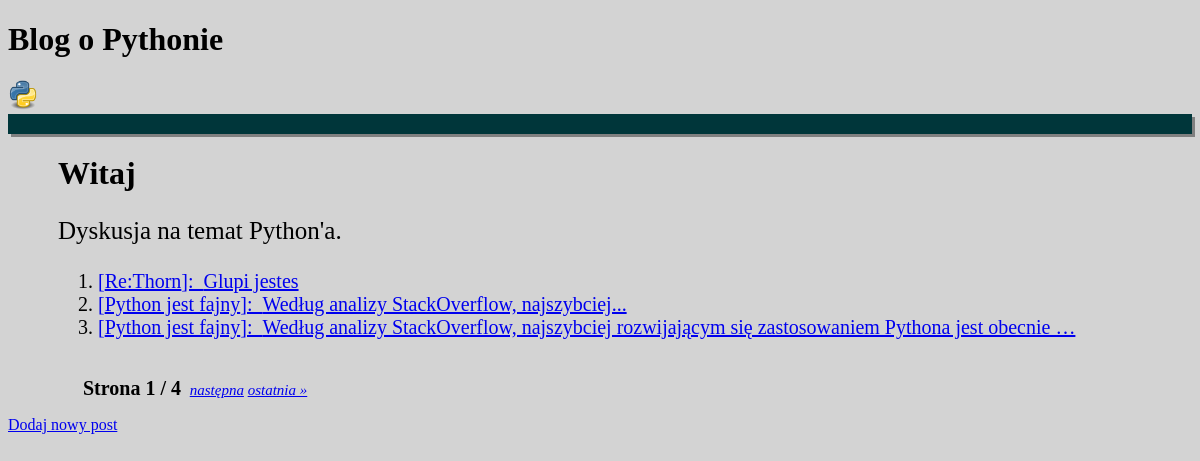
Before: / with the older database file.
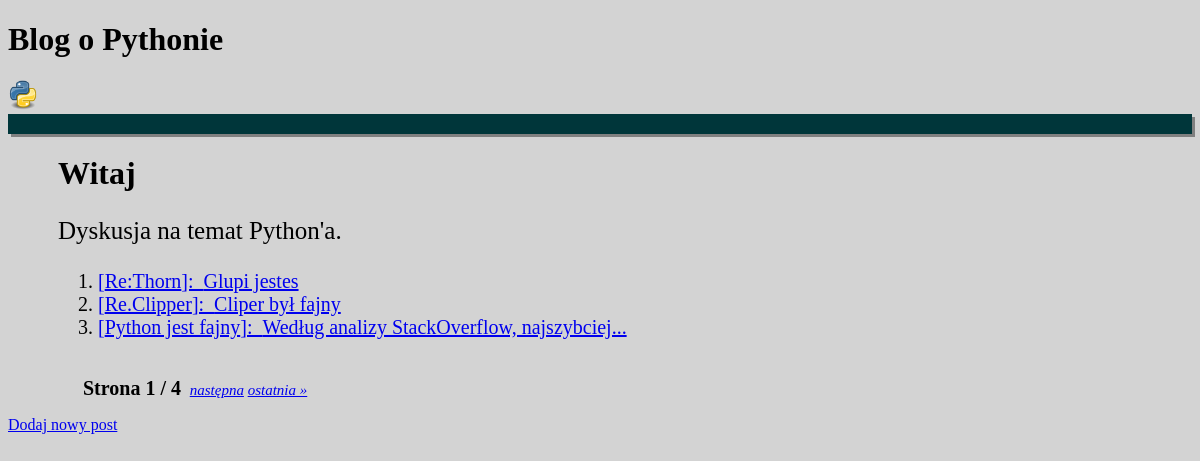
After: the same page with the newer database file.
### post/models.py (models this page shows, shortened)
class Posts(models.Model):
    title   =  models.CharField(max_length = 256, blank=False)
    content =  models.TextField(blank=False)
    created =  models.DateTimeField(auto_now_add = True)
    modified = models.DateTimeField(auto_now=True)
    author_id =models.ForeignKey(Author, on_delete=models.CASCADE )
    class Meta:
        ordering = ['-title']

### post/views.py (the view)
# urls.py: path('', post_list,),
def post_list(request):
   posty = Posts.objects.all()
   paginator = Paginator(posty, 3)
   page_number = request.GET.get('page')
   print(page_number)
   posty = paginator.get_page(page_number)
   c = {"title": "Lista postów", "posty": posty}
   return render(request, "post/main.html", c)

### post/templates/post/main.html (shortened to what this page needs)
{% extends "post/header.html" %}
{% block main %}
    {% if title == "Lista postów" %}
            <h1 style="margin-left: 50px">Witaj</h1>
               <p style="font-size: 25px; margin-left: 50px">
                   Dyskusja na temat Python'a.</p>
                <ol style="font-size: 20px; margin-left: 50px">
                     {% for m in posty %}
                         <li><a href="{% url "posts:details" m.id %}">[{{ m.title }}]:&nbsp&nbsp{{ m.content|truncatewords:10 }}</a></li>
                    {% endfor %}
                </ol>
                <br>
                <div class="pagination" style="font-size: 15px; margin-left: 70px">
                    <span class="step-links">
                    <span class="current">
                        <b style="font-size: 20px"> &nbspStrona {{ posty.number }} / {{ posty.paginator.num_pages }}&nbsp</b>
                    </span>
                        {% if posty.has_next %}
                           <i><a href="?page={{ posty.next_page_number }}">następna</a>
                               <a href="?page={{ posty.paginator.num_pages }}">ostatnia »</a></i>
                        {% endif %}
   </span>
   </div>
                <p> <a href="add_post">Dodaj nowy post</a></p>
    {% endif %}
{% endblock %}}

Changed rows visible on the page:
no longer on this page (row unchanged): Posts: title "Python jest fajny", content "Według analizy StackOverflow, najszybciej rozwijającym się zastosowaniem Pythona jest obecnie …"
added Posts: title "Re.Clipper", content "Cliper był fajny"
